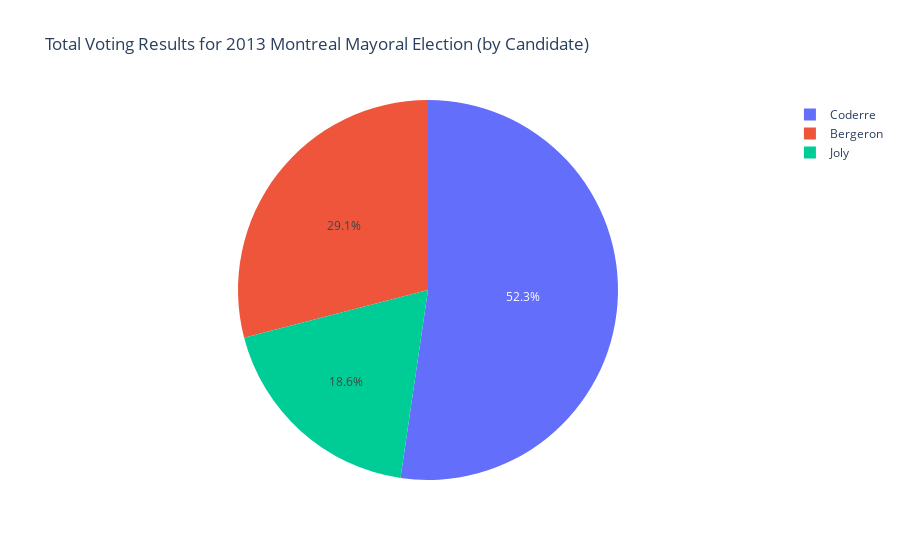

Here is the notebook cell this chart was saved with:
### Markdown cell above
### 3.3 Using The New Package
Finally, it's time to use the newly installed package! Pick a dataset from the [data package](https://plotly.com/python-api-reference/generated/plotly.data.html) that is a part of Plotly. 


### 3.3.1 (10 points):

Create a graph using one of these datasets. You can use the documentation for inspiration, but try to change the variables around so you get to really experience the package! Make sure to include titles and axis labels!

### Code cell
import plotly.express as px

df = px.data.election()

data_election = px.data.election()
fig = px.pie(df, values = 'total', names = 'winner', title = 'Total Voting Results for 2013 Montreal Mayoral Election (by Candidate)')
fig.show()

### Figure 1 — Plotly figure (JSON) as saved in the notebook; plotly's stock layout.template omitted (floating-point values rounded to 4 significant figures)
{"data": [{"domain": {"x": [0, 1], "y": [0, 1]}, "hovertemplate": "winner=%{label}<br>total=%{value}<extra></extra>", "labels": ["Joly", "Joly", "Coderre", "Bergeron", "Bergeron", "Bergeron", "Coderre", "Coderre", "Coderre", "Coderre", "Bergeron", "Bergeron", "Bergeron", "Bergeron", "Coderre", "Coderre", "Coderre", "Coderre", "Coderre", "Coderre", "Joly", "Coderre", "Coderre", "Joly", "Joly", "Joly", "Bergeron", "Coderre", "Coderre", "Bergeron", "Coderre", "Coderre", "Coderre", "Coderre", "Coderre", "Bergeron", "Joly", "Joly", "Joly", "Joly", "Coderre", "Joly", "Coderre", "Coderre", "Joly", "Joly", "Joly", "Coderre", "Coderre", "Bergeron", "Bergeron", "Coderre", "Coderre", "Coderre", "Coderre", "Bergeron", "Bergeron", "Bergeron"], "legendgroup": "", "name": "", "showlegend": true, "type": "pie", "values": [7334, 6363, 8650, 9030, 10747, 7370, 8316, 10546, 9465, 8351, 9282, 11050, 10867, 10866, 9259, 7247, 9587, 8385, 6454, 8479, 9378, 7096, 9200, 7956, 4099, 6357, 6445, 5872, 7583, 10802, 5615, 3951, 3469, 4663, 4287, 5172, 4687, 7688, 6125, 3263, 3003, 4438, 9560, 7809, 1887, 1889, 1432, 789, 9737, 9135, 7900, 8025, 9111, 8060, 2062, 1965, 1330, 1678]}], "layout": {"legend": {"tracegroupgap": 0}, "title": {"text": "Total Voting Results for 2013 Montreal Mayoral Election (by Candidate)"}}}
